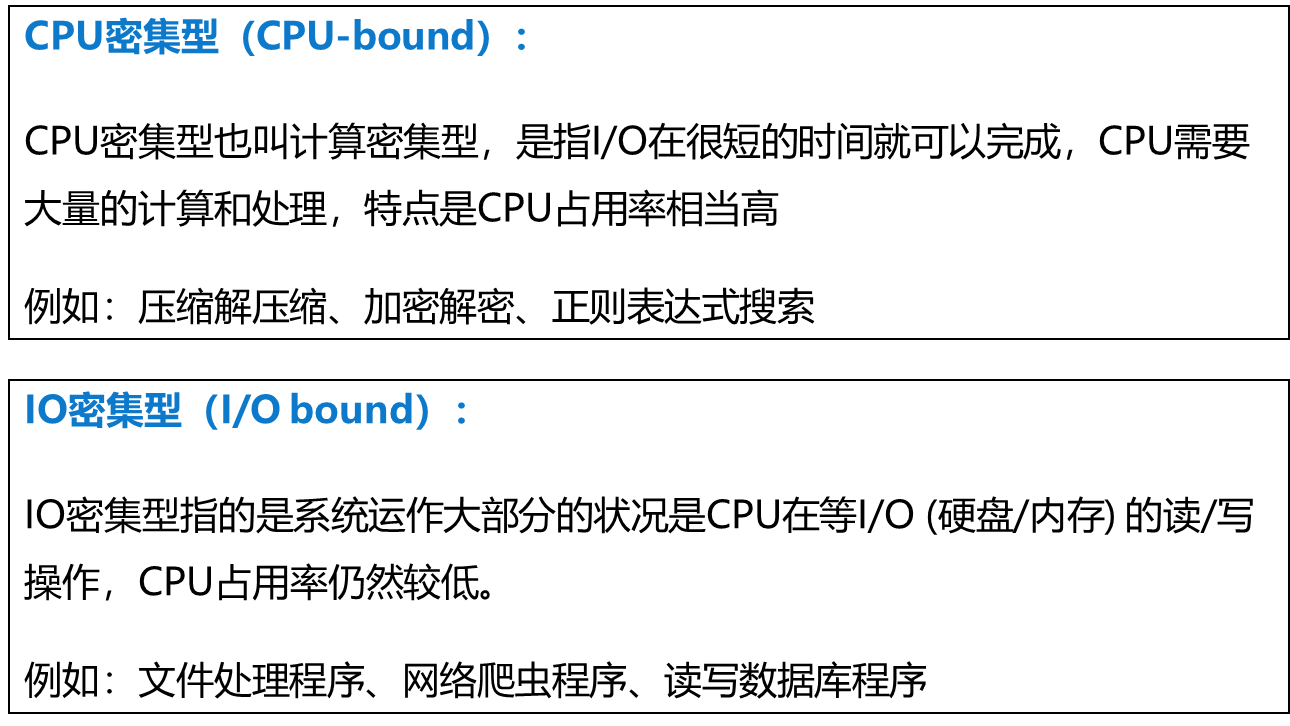
#> input picture Notes/python代码笔记.assets/image-20230806163823585.png, 1290 x 726 px, given as the content of the folder ./inputs/images, which was not available
$ python xmlScaling.py
#> lines starting #> are read from the running program, lines starting #| are printed output that depends on the picture
'''
按比例改变图像尺寸与标注尺寸
'''

from PIL import Image
import os
import shutil
import xml.etree.ElementTree as ET
import argparse


def xml_img_scaling(input_path, save_path, w, h):


    # 获取输入图片文件夹路径
#> called with input_path = './inputs', save_path = './scaling_outputs', w = 400, h = 400
    input_images_folder = os.path.join(input_path, "images")

    # 获取输入标签文件夹路径
    input_labels_folder = os.path.join(input_path, "annotations")

    # 获取输出图片文件夹路径
    output_images_folder = os.path.join(save_path, "images")

    # 获取输出标签文件夹路径
    output_labels_folder = os.path.join(save_path, "annotations")

    if os.path.exists(save_path):shutil.rmtree(save_path)
    # 确保输出图片文件夹存在
    if not os.path.exists(output_images_folder):
        os.makedirs(output_images_folder)

    # 确保输出标签文件夹存在
    if not os.path.exists(output_labels_folder):
        os.makedirs(output_labels_folder)

    # 遍历输入图片文件夹中的所有文件
    for filename in os.listdir(input_images_folder):
        # 拼接输入图片文件的完整路径
        input_image_path = os.path.join(input_images_folder, filename)

        # 检查是否为图片文件
        if os.path.isfile(input_image_path) and filename.lower().endswith(('.jpg', '.jpeg', '.png')):
            # 打开图片文件
            image = Image.open(input_image_path)
#> image is the input picture: PIL image 1290x726 RGBA; mean R, G, B, A 210.8, 212.2, 213.3, 233.9

            # 调整图片分辨率为640x640
            resized_image = image.resize((w, h))
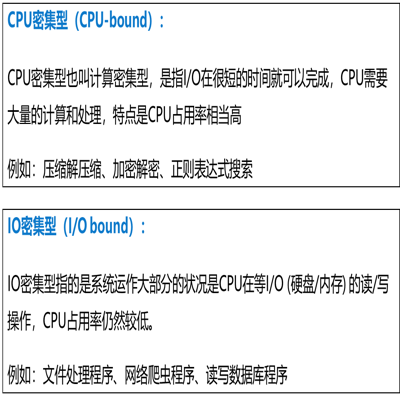
#> resized_image: PIL image 400x400 RGBA; mean R, G, B, A 210.4, 211.8, 212.9, 233.9; transparent parts drawn white

            # 构造输出图片文件的完整路径
            output_image_path = os.path.join(output_images_folder, filename)

            # 保存调整分辨率后的图片
            resized_image.save(output_image_path)

            # 构造对应的标签文件路径
            label_filename = os.path.splitext(filename)[0] + ".xml"
            input_label_path = os.path.join(input_labels_folder, label_filename)
            output_label_path = os.path.join(output_labels_folder, label_filename)

            # 如果标签文件存在，则复制并调整其内容
            if os.path.isfile(input_label_path):
                # 打开输入标签文件
                tree = ET.parse(input_label_path)
                root = tree.getroot()

                # 调整标签文件中的尺寸信息
                size = root.find('size')
                width = int(size.find('width').text)
                height = int(size.find('height').text)
                size.find('width').text = str(w)
                size.find('height').text = str(h)

                # 调整标签文件中的位置信息
                scale_x = w / width
                scale_y = h / height

                for obj in root.findall('object'):
                    bbox = obj.find('bndbox')
                    xmin = int(float(bbox.find('xmin').text))
                    ymin = int(float(bbox.find('ymin').text))
                    xmax = int(float(bbox.find('xmax').text))
                    ymax = int(float(bbox.find('ymax').text))

                    bbox.find('xmin').text = str(int(xmin * scale_x))
                    bbox.find('ymin').text = str(int(ymin * scale_y))
                    bbox.find('xmax').text = str(int(xmax * scale_x))
                    bbox.find('ymax').text = str(int(ymax * scale_y))

                # 保存调整后的标签文件
                tree.write(output_label_path)

            print(f"已处理: {filename}")

    print("图片分辨率和标签文件调整完成！")


if __name__ == "__main__":
    parser = argparse.ArgumentParser("Center Crop img and xml", add_help=True)
    parser.add_argument("--input_path", type=str, default="./inputs")
    parser.add_argument("--save_path", type=str, default="./scaling_outputs")
    parser.add_argument("--img_size", type=int, nargs="+", default=(400, 400))
    args = parser.parse_args()
    xml_img_scaling(args.input_path, args.save_path, *args.img_size)

$ run again, on Notes/python代码笔记.assets/image-20230806164333032.png
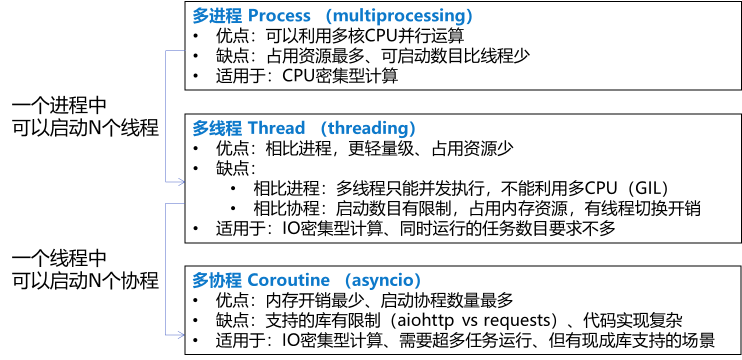
#> input picture Notes/python代码笔记.assets/image-20230806164333032.png, 1484 x 720 px, given as the content of the folder ./inputs/images, which was not available (shown at 1/2 size)
#> in xml_img_scaling, image is the input picture: PIL image 1484x720 RGBA; mean R, G, B, A 141.2, 142.9, 144.1, 166.9
#> in xml_img_scaling, `resized_image = image.resize((w, h))`:
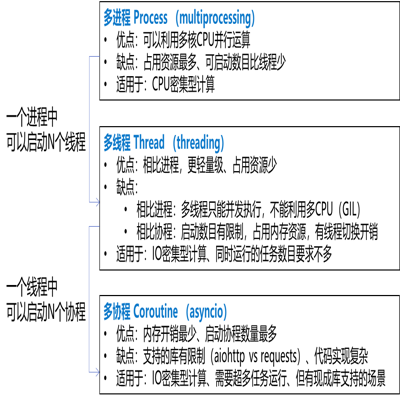
#> resized_image: PIL image 400x400 RGBA; mean R, G, B, A 141.1, 142.8, 144.5, 167; transparent parts drawn white

$ run again, on Notes/python代码笔记.assets/image-20230806164826740.png
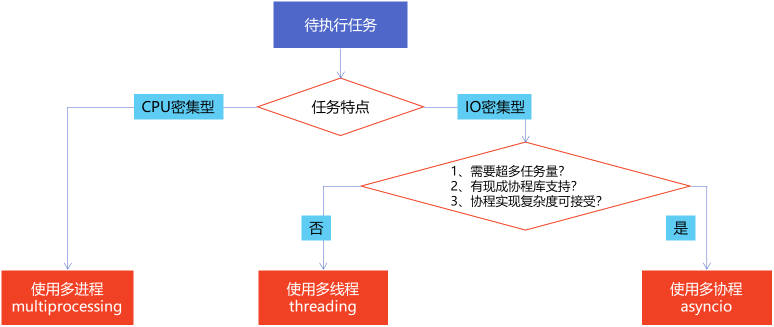
#> input picture Notes/python代码笔记.assets/image-20230806164826740.png, 1547 x 653 px, given as the content of the folder ./inputs/images, which was not available (shown at 1/2 size)
#> in xml_img_scaling, image is the input picture: PIL image 1547x653 RGBA; mean R, G, B, A 45.4, 33.7, 34.5, 56.1
#> in xml_img_scaling, `resized_image = image.resize((w, h))`:
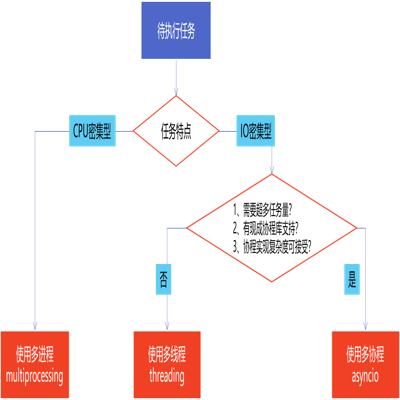
#> resized_image: PIL image 400x400 RGBA; mean R, G, B, A 46.9, 35.2, 36.5, 56.1; transparent parts drawn white
